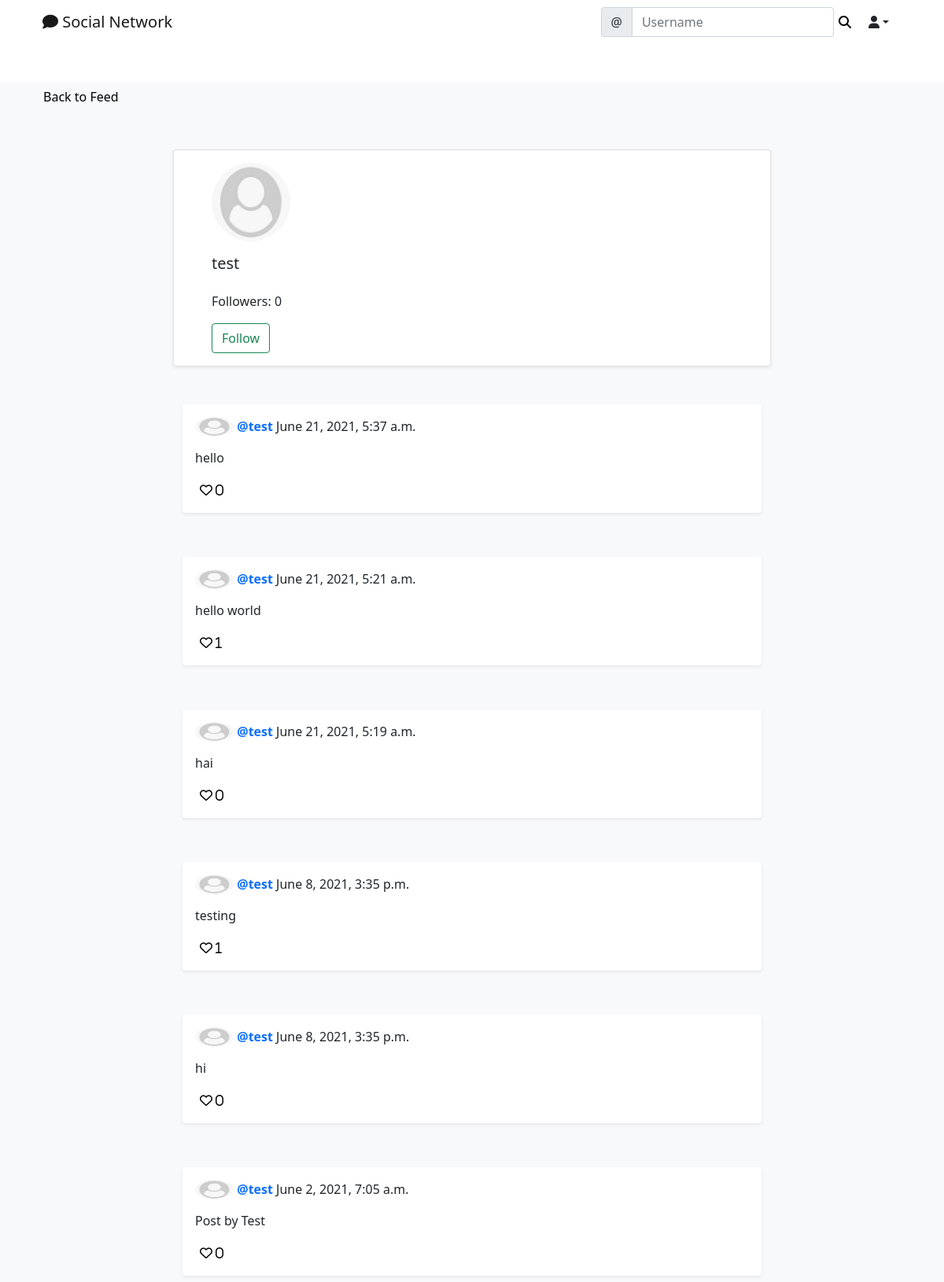
Before: /social/profile/2 with the older database file.
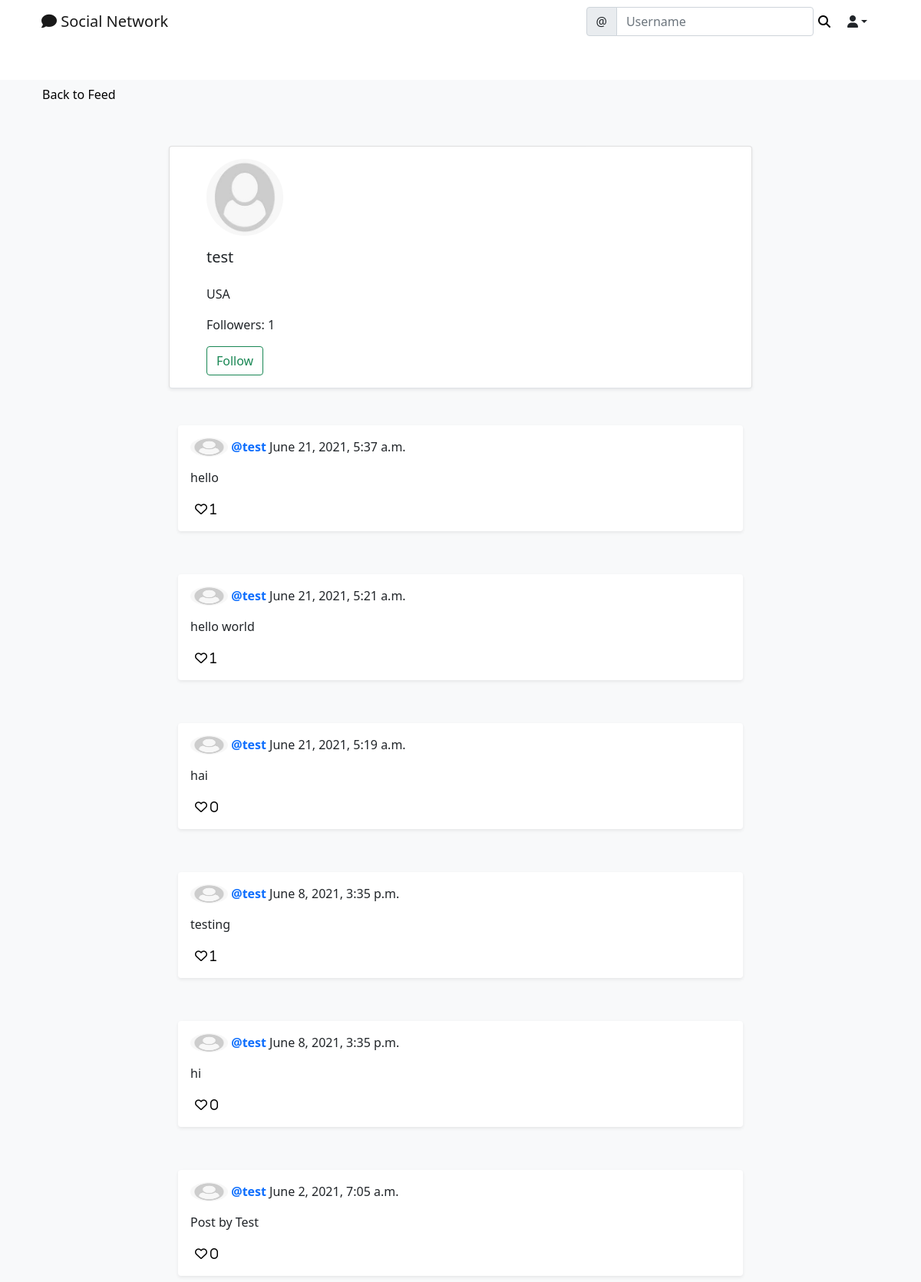
After: the same page with the newer database file.
### social/models.py (models this page shows)
class Post(models.Model):
    body = models.TextField()
    created_on = models.DateTimeField(default = timezone.now)
    author = models.ForeignKey(User, on_delete = models.CASCADE)
    likes = models.ManyToManyField(User, blank = True, related_name = "likes")

class UserProfile(models.Model):
    user = models.OneToOneField(User, primary_key = True, verbose_name = 'user', related_name = 'profile', on_delete = models.CASCADE)
    name = models.CharField(max_length = 30, null =True, blank = True)
    bio = models.TextField(max_length = 200, null =True, blank = True)
    birthday = models.DateField(null =True, blank = True)
    location = models.CharField(max_length = 100, null =True, blank = True)
    profile_pic = models.ImageField(upload_to = 'uploads/profile_pictures', default = 'uploads/profile_pictures/default.png', blank = True)
    followers = models.ManyToManyField(User, blank = True, related_name = 'followers')

### social/views.py (the view)
# urls.py: path('profile/<int:pk>', ProfileView.as_view(), name= 'profile'),
class ProfileView(View):
    def get(self, request, pk, *args, **kwargs):
        profile = UserProfile.objects.get(pk=pk)
        user = profile.user
        posts = Post.objects.filter(author= user).order_by('-created_on')
        followers = profile.followers.all()
        count_followers = len(followers)
        if count_followers == 0:
            is_following = False
        for follower in followers:
            if follower == request.user:
                is_following = True
                break
            else:
                is_following = False
        context = {
            'user': user,
            'profile': profile,
            'posts': posts,
            'count_followers': count_followers,
            'is_following': is_following,
        }
        return render(request, 'social/profile.html', context)

### social/templates/social/profile.html (shortened to what this page needs)
{% extends 'landing/base.html' %} {%block content%}
<div class="container">
  <div class="row mt-5">
    <div class="col-md-3 col-sm-6">
      <a href="{% url 'post-list' %}" class="btn btn-light">Back to Feed</a>
    </div>
  </div>
  <div class="row justify-content-center mt-5">
    <div class="card shadow-sm col-md-8 col-sm-12 border-bottom px-5 pt-3">
      <img src="{{profile.profile_pic.url}}" class="rounded-circle" width="100" height="100" />
      {% if profile.name %}
      <h5 class="py-3">{{profile.name}}
        <span>
          {% if request.user == user %}
          <a href="{% url 'profile-edit' profile.pk%}" style="color:#333;">
            <i class="fas fa-edit"></i>
          </a>
          {% endif %}
        </span>
        {% else %}
        <h5 class="py-3">{{user.username}}
        </h5>
        {% endif %}
      {% if profile.location %}
      <p>{{profile.location}}</p>
      {% endif %}
      <div class="mb-3">
        <p>Followers: {{count_followers}}</p>
        {% if user == request.user %}
        {% else %}
        {% if is_following %}
        <form method="POST" action="{% url 'remove-follower' profile.pk %}">
          {% csrf_token %}
          <button type="submit" class="btn btn-outline-danger">Unfollow</button>
        </form>
        {% else %}
        <form method="POST" action="{% url 'add-follower' profile.pk %}">
          <button type="submit" class="btn btn-outline-success">Follow</button>
        </form>
        {% endif %}
        {% endif %}
      </div>
    </div>
  </div>
  {% for post in posts %}
  <div class="row justify-content-center mt-5">
    <div class="col-md-8 col-sm-12">
      <div class="card border-0 shadow-sm p-3 mb-2 bg-white rounded">
          <div>
            <a class="text-decoration-none" href="{% url 'profile' post.author.profile.pk %}">
              <img class="card-img-top rounded-circle me-1" style="width: 7%;float: left;"
                height="25" src="{{ post.author.profile.profile_pic.url }}" alt="Profile Pic"/>
            </a>
            <p>
              <a class="text-decoration-none" href="{% url 'profile' profile.pk %}">
                <strong> @{{profile.user}}</strong>
              </a>
              {{post.created_on}}
            </p>
          </div>
          <div class="position-relative">
            <p>{{post.body}}</p>
          </div>
          <div class="d-flex flex-row">
            <form method="POST" action="{% url 'post-like' post.pk %}">
              <button type="submit" class="bg-transparent border-0 shadow-none">
                <i class="far fa-heart"> <span>{{ post.likes.all.count }}</span></i></button>
            </form>
          </div>
      </div>
    </div>
  </div>
  {% endfor %}
</div>
{% endblock content %}

Changed rows visible on the page:
changed UserProfile "test": location (not shown) → "USA"
computed for Post "June 21, 2021, 5:37 a.m.": likes.all.count "0" → "1"
Other visible differences:
{{ count_followers }}: "0" → "1"
